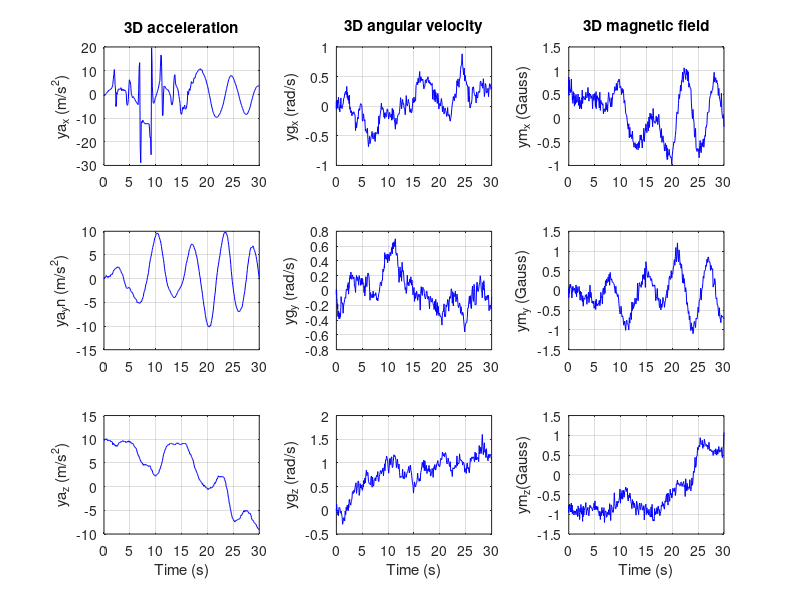
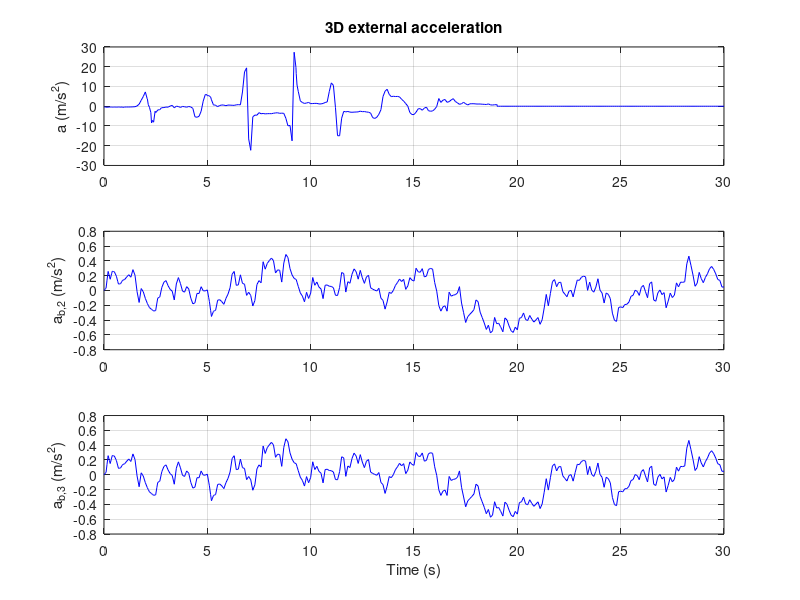

Reproduce these figures in MATLAB, in order. (Note: this script raises an error after producing the figures.)

%--------------------------------------------------------------------------------------------------
% Main program to read IMU data, run the fuction that estimates quaternion/Euler angles, and biases 
% and plots IMU data, external acceleration and estimated Euler angles
%--------------------------------------------------------------------------------------------------

R2D = 180/pi;                           % Conversion from rad to deg

% Question 2

% Load IMU data from the file
    load('IMU_Data.mat');

    % acc: 3d external acceleration Accelerometer measurements (3x333 matrix), unit: m/s^2
    % ba: Accelerometer bias (1x3 vector), unit: m/s^2
    % bg: Gyroscope bias (1x3 vector), unit: rad/s
    % euler: Euler angles (3x333 matrix), unit: radians %verify
    % N: Number of measurements (scalar)
    % tt: Time vector (333x1 matrix), unit: seconds
    % wa: %noises Accelerometer measurements in the body frame (3x333 matrix), unit: m/s^2
    % wg: % noisesGyroscope measurements in the body frame (3x333 matrix), unit: rad/s
    % wm: Magnetometer measurements in the body frame (3x333 matrix), unit: Gauss
    % ya: Accelerometer measurements in the navigation frame (3x333 matrix), unit: m/s^2
    % yg: Gyroscope measurements in the navigation frame (3x333 matrix), unit: rad/s
    % ym: Magnetometer measurements in the navigation frame (3x1903 matrix), unit: Gauss

% Question 3
figure;

   % Subplot 1: Accelerometer Measurements X
    subplot(3, 3, 1);
    plot(tt(1:333), ya(1, 1:333), 'b');
    xlabel('');
    ylabel('ya_x (m/s^2)');
    title('3D acceleration');
    grid on;

   % Subplot 2: Gyroscope Measurements X
    subplot(3, 3, 2);
    plot(tt(1:333), yg(1, 1:333), 'b');
    xlabel('');
    ylabel('yg_x (rad/s)');
    title('3D angular velocity');
    grid on;

   % Subplot 3: Magnetometer Measurements X
    subplot(3, 3, 3);
    plot(tt(1:333), ym(1, 1:333), 'b');
    xlabel('');
    ylabel('ym_x (Gauss)');
    title('3D magnetic field');
    grid on;

   % Subplot 4: Accelerometer Measurements Y
    subplot(3, 3, 4);
    plot(tt(1:333), ya(2, 1:333), 'b');
    xlabel('');
    ylabel('ya_yn (m/s^2)');
    title('');
    grid on;

   % Subplot 5: Gyroscope Measurements Y
    subplot(3, 3, 5);
    plot(tt(1:333), yg(2, 1:333), 'b');
    xlabel('');
    ylabel('yg_y (rad/s)');
    title('');
    grid on;
    
   % Subplot 6: Magnetometer Measurements Y
    subplot(3, 3, 6);
    plot(tt(1:333), ym(2, 1:333), 'b');
    xlabel('');
    ylabel('ym_y (Gauss)');
    title('');
    grid on;
    
   % Subplot 7: Accelerometer Measurements Z
    subplot(3, 3, 7);
    plot(tt(1:333), ya(3, 1:333), 'b');
    xlabel('Time (s)');
    ylabel('ya_z (m/s^2)');
    title('');
    grid on;

   % Subplot 8: Gyroscope Measurements Z
    subplot(3, 3, 8);
    plot(tt(1:333), yg(3, 1:333), 'b');
    xlabel('Time (s)');
    ylabel('yg_z (rad/s)');
    title('');
    grid on;

   % Subplot 9: Magnetometer Measurements Z
    subplot(3, 3, 9);
    plot(tt(1:333), ym(3, 1:333), 'b');
    xlabel('Time (s)');
    ylabel('ym_z(Gauss)');
    title('');
    grid on;

% Figure for External Acceleration
    figure;
    % Subplot 1: External Acceleration X
    subplot(3, 1, 1);
    plot(tt(1:333), acc(1, 1:333), 'b');
    xlabel('');
    ylabel('a (m/s^2)');
    title('3D external acceleration');
    grid on;

    % Subplot 2: External Acceleration Y
    subplot(3, 1, 2);
    plot(tt(1:333), acc(2,1:333), 'b');
    xlabel('');
    ylabel('a_{b,2} (m/s^2)');
    title('');
    grid on;

    % Subplot 3: External Acceleration Z
    subplot(3, 1, 3);
    plot(tt(1:333), acc(3, 1:333), 'b');
    xlabel('Time (s)');
    ylabel('a_{b,3} (m/s^2)');
    title('');
    grid on;


% Question 4
    Ra = 0.0056 * eye(3); 
    Rg = 0.003 * eye(3);   
    Rm = 0.001 * eye(3); 

% Question 5

[q4, eulercom4, bahat, bghat] = Compute_Attitude_student(yg,ya,ym,tt,Rg,Ra,Rm);

%Inputs: yg,ya,ym,tt,Rg,Ra,Rm
%Outputs: 
        % q4 - Quaternion representing attitude,
        % eulercom4 - Euler angles for attitude, 
        % bahat - Estimated accelerometer bias, 
        % bghat - bghat
        
% Mean of each quaternion element
m0=mean(q4(1,:))
m1=mean(q4(2,:))
m2=mean(q4(3,:))
m3=mean(q4(4,:))

% Question 26

figure(3)
subplot(3,1,1);
plot(tt, eulercom4(1,:),tt, euler(1,:))
title("Estimated Euler angles");
ylabel('pitch (phi)');
grid on

subplot(3,1,2);
plot(tt, eulercom4(2,:),tt, euler(2,:))
ylabel('roll (theta)');
grid on

subplot(3,1,3);
plot(tt, eulercom4(3,:),tt, euler(3,:))
xlabel('Time(sec)');
ylabel('yaw');
grid on







